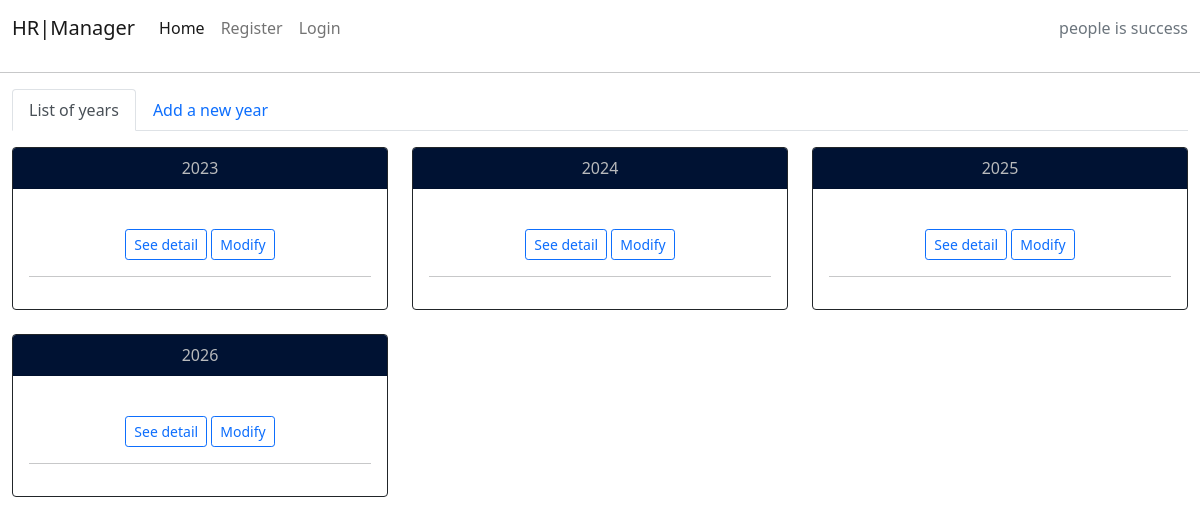
/years/, run on the app's committed database.
### hrmanager/models.py (models this page shows, shortened)
class salary_items(models.Model):
    validity_year = models.CharField(max_length=4, unique=True, default='')
    avs_item = models.DecimalField(max_digits=4, decimal_places=2)
    ac_item = models.DecimalField(max_digits=4, decimal_places=2)
    ac2_item = models.DecimalField(max_digits=4, decimal_places=2)
    laap_item = models.DecimalField(max_digits=4, decimal_places=2)
    laanp_item = models.DecimalField(max_digits=4, decimal_places=2)
    laac_item = models.DecimalField(max_digits=4, decimal_places=2)
    laace_item = models.DecimalField(max_digits=4, decimal_places=2)
    amat_item = models.DecimalField(max_digits=4, decimal_places=2)
    alfa_item = models.DecimalField(max_digits=4, decimal_places=2)
    apgmal_item = models.DecimalField(max_digits=4, decimal_places=2)
    alpetiteenfance_item = models.DecimalField(max_digits=4, decimal_places=2)
    child_alloc_1_item = models.DecimalField(
        max_digits=5, decimal_places=2, default=0, blank=True, null=True)
    child_alloc_2_item = models.DecimalField(
        max_digits=5, decimal_places=2, default=0, blank=True, null=True)
    class Meta:
        ordering = ['validity_year']

### hrmanager/views.py (the view)
# urls.py: path('years/', views.YearList.as_view(),
class YearList(generic.ListView):
    model = salary_items
    queryset = salary_items.objects.order_by('validity_year')
    template_name = 'year_list.html'
    paginate_by = 6

### templates/year_list.html (shortened to what this page needs)
{% extends "base.html" %} {% block content %}
<div class="container-fluid">
  <ul class="nav nav-tabs">
    <li class="nav-item">
      <a class="nav-link active" aria-current="page" href="#">List of years</a>
    </li>
    <li class="nav-item">
      <a class="nav-link" href="{% url 'Addayear' %}">Add a new year</a>
    </li>
  </ul>
  <div class="row">
    <div class="col-12 mt-3 left">
      <div class="row">
        {% for item in salary_items_list %}
        <div class="col-md-4">
          <div class="card mb-4 text-center border-dark">
            <div class="card-header financial-color">
              {{ item.validity_year }}
            </div>
            <div class="card-body">
              <div class="image-container">
              </div>
              <div>
                <a
                  href="{% url 'Detailofyears' item.pk %}"
                  class="btn btn-outline-primary btn-sm"
                  >See detail</a
                >
                <a
                  href="{% url 'modify_year' item.pk %}"
                  class="btn btn-outline-primary btn-sm"
                  >Modify</a
                >
              </div>
              <hr />
            </div>
          </div>
        </div>
        {% if forloop.counter|divisibleby:3 %}
      </div>
      <div class="row">{% endif %} {% endfor %}</div>
    </div>
  </div>
</div>
{%endblock%}

### static/css/style.css (style rules this page uses)
.financial-color { color: #b8babc; background-color: #001233; }

### data on the page
salary_items: validity_year "2023"
salary_items: validity_year "2024"
salary_items: validity_year "2025"
salary_items: validity_year "2026"
